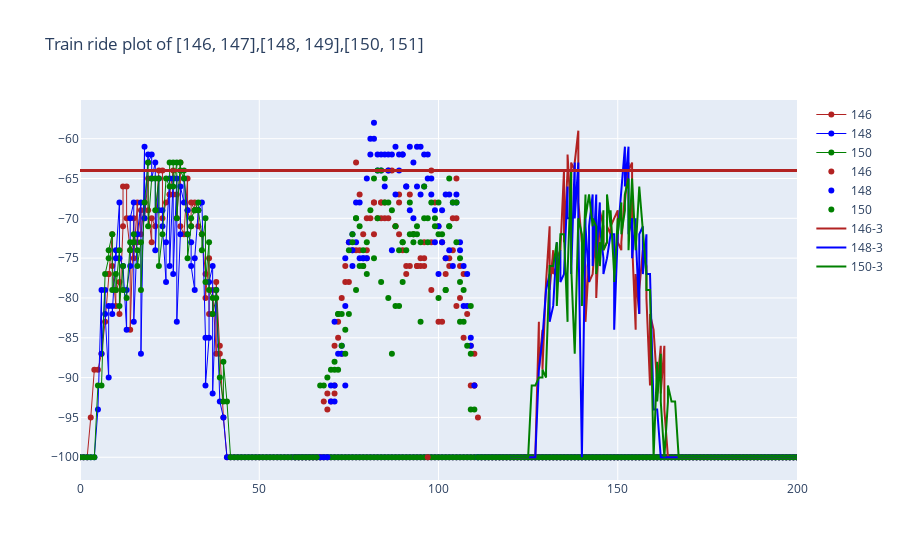

The notebook cell this image was saved under:
### Code cell
time_shift = 60

fig = go.Figure()
# Create and style traces
fig.add_trace(go.Scatter(x=train_ride1[0]["time_delta"], y=train_ride1[0]["RSSI"], name=beacon1[0],
                         mode='lines+markers',line=dict(color='firebrick', width=1)))
fig.add_trace(go.Scatter(x=train_ride1[1]["time_delta"], y=train_ride1[1]["RSSI"], name=beacon2[0],
                         mode='lines+markers',line=dict(color='blue', width=1)))
fig.add_trace(go.Scatter(x=train_ride1[2]["time_delta"], y=train_ride1[2]["RSSI"], name=beacon3[0],
                         mode='lines+markers',line=dict(color='green', width=1)))

fig.add_trace(go.Scatter(x=train_ride2[0]["time_delta"]+time_shift, y=train_ride2[0]["RSSI"], name=beacon1[0],
                         mode='markers',line=dict(color='firebrick', width=1)))
fig.add_trace(go.Scatter(x=train_ride2[1]["time_delta"]+time_shift, y=train_ride2[1]["RSSI"], name=beacon2[0],
                         mode='markers',line=dict(color='blue', width=1)))
fig.add_trace(go.Scatter(x=train_ride2[2]["time_delta"]+time_shift, y=train_ride2[2]["RSSI"], name=beacon3[0],
                         mode='markers',line=dict(color='green', width=1)))

fig.add_trace(go.Scatter(x=train_ride3[0]["time_delta"]+2*time_shift, y=train_ride3[0]["RSSI"], name=str(beacon1[0])+'-3',
                         line=dict(color='firebrick', width=2)))
fig.add_trace(go.Scatter(x=train_ride3[1]["time_delta"]+2*time_shift, y=train_ride3[1]["RSSI"], name=str(beacon2[0])+'-3',
                         line=dict(color='blue', width=2)))
fig.add_trace(go.Scatter(x=train_ride3[2]["time_delta"]+2*time_shift, y=train_ride3[2]["RSSI"], name=str(beacon3[0])+'-3',
                         line=dict(color='green', width=2)))

fig.add_hline(y=-64,line_width=3,line_color="firebrick")


fig.update_layout(xaxis_range=[0,200],title='Train ride plot of {},{},{}'.format(beacon1,beacon2,beacon3))

fig.show()
fig.write_html("Train ride plot.html")

### Figure 1 — Plotly figure (JSON) as saved in the notebook; plotly's stock layout.template omitted (floating-point values rounded to 4 significant figures; data arrays with more than 128 entries replaced by an {"elided": "..."} marker saying what was removed)
{"data": [{"line": {"color": "firebrick", "width": 1}, "mode": "lines+markers", "name": "146", "type": "scatter", "x": {"elided": "234 int values"}, "y": {"elided": "234 int values"}}, {"line": {"color": "blue", "width": 1}, "mode": "lines+markers", "name": "148", "type": "scatter", "x": {"elided": "235 int values"}, "y": {"elided": "235 int values"}}, {"line": {"color": "green", "width": 1}, "mode": "lines+markers", "name": "150", "type": "scatter", "x": {"elided": "234 int values"}, "y": {"elided": "234 int values"}}, {"line": {"color": "firebrick", "width": 1}, "mode": "markers", "name": "146", "type": "scatter", "x": {"elided": "292 int values"}, "y": {"elided": "292 int values"}}, {"line": {"color": "blue", "width": 1}, "mode": "markers", "name": "148", "type": "scatter", "x": {"elided": "292 int values"}, "y": {"elided": "292 int values"}}, {"line": {"color": "green", "width": 1}, "mode": "markers", "name": "150", "type": "scatter", "x": {"elided": "292 int values"}, "y": {"elided": "292 int values"}}, {"line": {"color": "firebrick", "width": 2}, "name": "146-3", "type": "scatter", "x": {"elided": "258 int values"}, "y": {"elided": "258 int values"}}, {"line": {"color": "blue", "width": 2}, "name": "148-3", "type": "scatter", "x": {"elided": "250 int values"}, "y": {"elided": "250 int values"}}, {"line": {"color": "green", "width": 2}, "name": "150-3", "type": "scatter", "x": {"elided": "255 int values"}, "y": {"elided": "255 int values"}}], "layout": {"shapes": [{"line": {"color": "firebrick", "width": 3}, "type": "line", "x0": 0, "x1": 1, "xref": "x domain", "y0": -64, "y1": -64, "yref": "y"}], "title": {"text": "Train ride plot of [146, 147],[148, 149],[150, 151]"}, "xaxis": {"range": [0, 200]}}}
